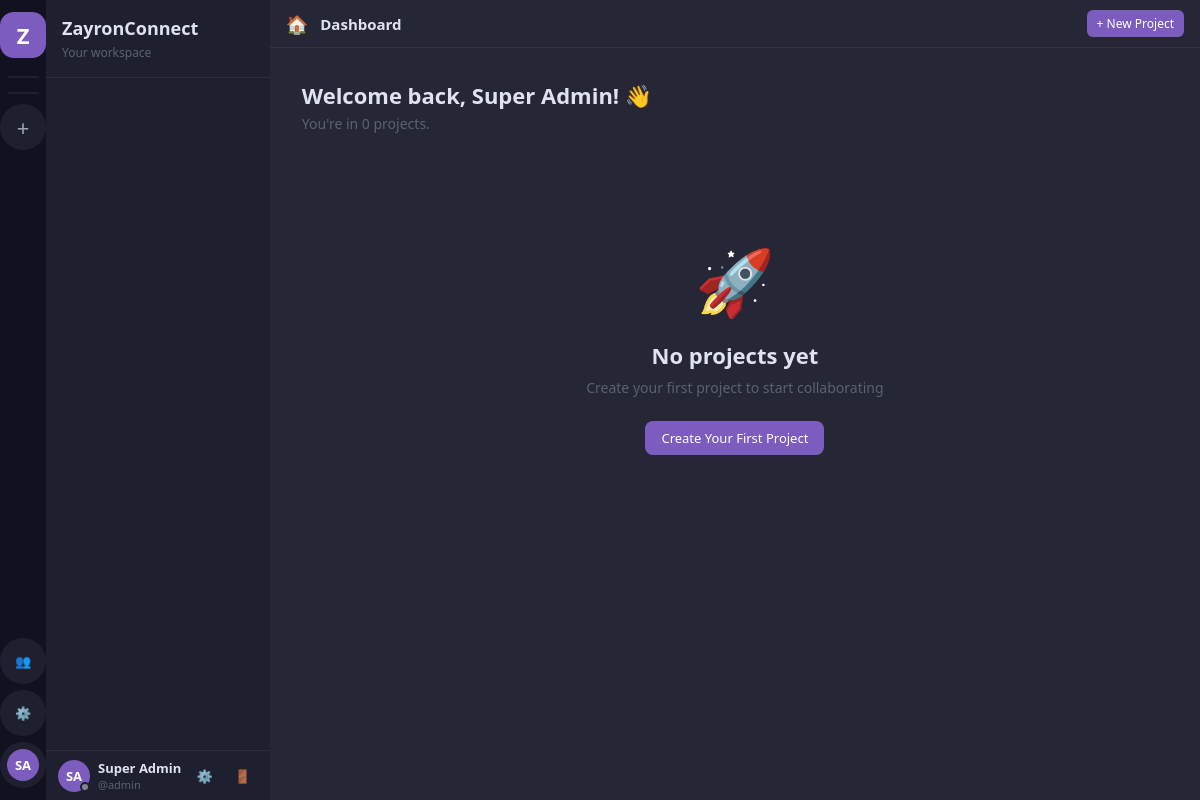
Before: /dashboard/ (signed in) with the older database file.
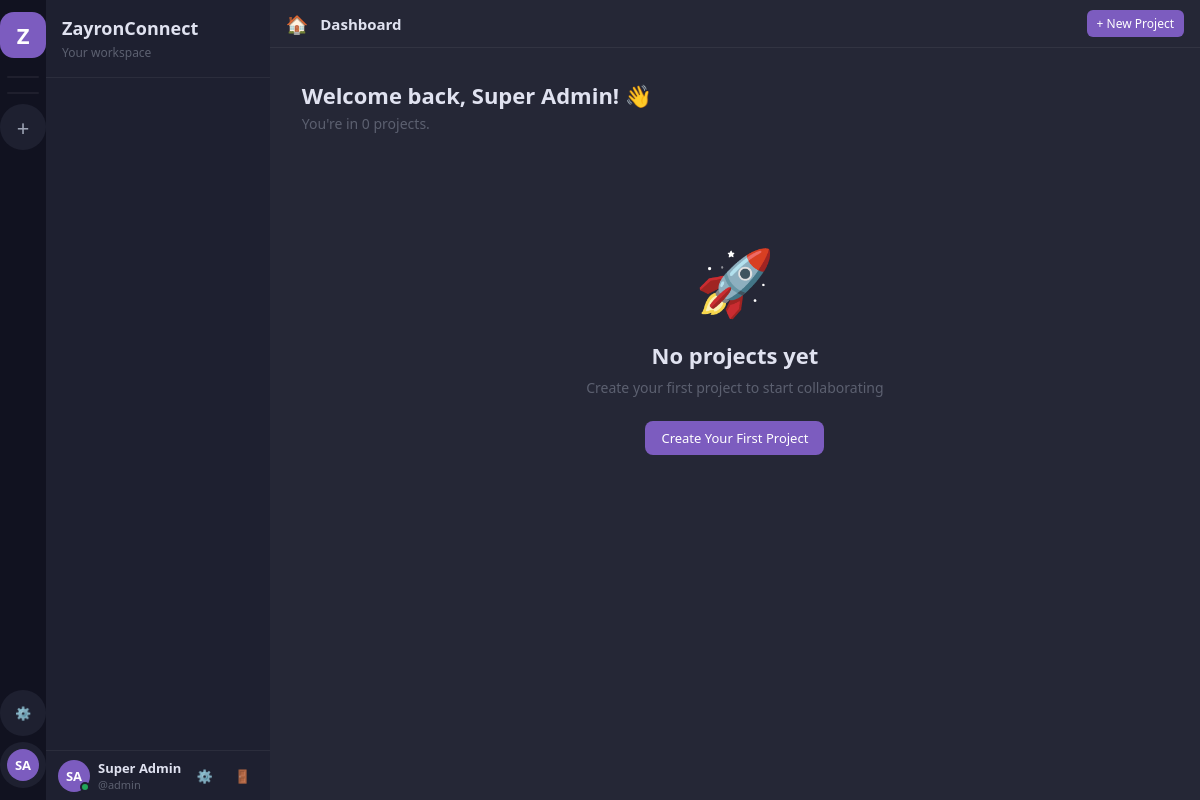
After: the same page with the newer database file.
### accounts/models.py (models this page shows, shortened)
class User(AbstractUser):
    ROLE_CHOICES = [
        ('super_admin', 'Super Admin'),
        ('hr', 'HR'),
        ('employee', 'Employee'),
    ]
    STATUS_CHOICES = [
        ('online', 'Online'),
        ('offline', 'Offline'),
        ('busy', 'Busy'),
        ('away', 'Away'),
    ]
    display_name = models.CharField(max_length=100, blank=True)
    avatar = models.ImageField(upload_to='avatars/', null=True, blank=True)
    is_super_admin = models.BooleanField(default=False)  # Legacy, kept for compatibility
    role = models.CharField(max_length=20, default='employee', choices=ROLE_CHOICES)
    status = models.CharField(max_length=20, default='offline', choices=STATUS_CHOICES)
    bio = models.TextField(blank=True)
    phone = models.CharField(max_length=20, blank=True)
    created_by = models.ForeignKey('self', on_delete=models.SET_NULL, null=True, blank=True, related_name='created_users')
    class Meta:
        db_table = 'zc_users'
    def get_display_name(self):
        return self.display_name or self.get_full_name() or self.username
    def get_status_color(self):
        return {
            'online': '#23a55a',
            'offline': '#80848e',
            'busy': '#f23f43',
            'away': '#f0b232',
        }.get(self.status, '#80848e')
    def get_initials(self):
        name = self.get_display_name()
        parts = name.split()
        if len(parts) >= 2:
            return (parts[0][0] + parts[1][0]).upper()
        return name[:2].upper() if name else 'U'

### workspace/views.py (the view)
# urls.py: path('dashboard/', views.dashboard, name='dashboard'),
@login_required
def dashboard(request):
    projects = request.user.projects.filter(is_active=True).order_by('-created_at')
    dms = []
    try:
        from messaging.models import DirectConversation
        raw_dms = DirectConversation.objects.filter(participants=request.user).order_by('-updated_at')[:8]
        dms = [{'conv': c, 'other': c.get_other(request.user)} for c in raw_dms if c.get_other(request.user)]
    except Exception:
        dms = []
    return render(request, 'workspace/dashboard.html', {
        'projects': projects,
        'dms': dms,
        'all_projects': projects,
    })

### templates/workspace/dashboard.html (shortened to what this page needs)
{% extends 'base.html' %}
{% block sidebar %}
<nav class="sidebar-channels">
  <div class="sc-header">
    <h2 style="font-size:18px;font-weight:800">ZayronConnect</h2>
    <p>Your workspace</p>
  </div>
  <div class="sc-body">
  </div>
  <div class="sc-userbar">
    <div class="avatar-wrap">
      <div class="avatar avatar-32" style="background:var(--accent)">{{ user.get_initials }}</div>
      <div class="status-dot my-status-dot" style="background:{{ user.get_status_color }};border-color:var(--bg-sidebar-r)"></div>
    </div>
    <div style="flex:1;min-width:0">
      <div class="ub-name">{{ user.get_display_name }}</div>
      <div class="ub-tag">@{{ user.username }}</div>
    </div>
    <a href="/profile/" class="btn btn-ghost btn-icon" title="Profile">⚙️</a>
    <a href="/logout/" class="btn btn-ghost btn-icon" title="Logout" onclick="return confirm('Sign out?')">🚪</a>
  </div>
</nav>
{% endblock %}
{% block content %}
<div class="content-header">
  <span class="ch-icon-lg">🏠</span>
  <h3>Dashboard</h3>
  <div class="header-actions">
    <button class="btn btn-primary btn-sm" onclick="openModal('create-project-modal')">
      + New Project
    </button>
  </div>
</div>
<div class="dashboard-content">
  <div style="margin-bottom:24px">
    <h2 style="font-size:22px;font-weight:800;margin-bottom:4px">Welcome back, {{ user.get_display_name }}! 👋</h2>
    <p style="color:var(--text-3);font-size:14px">You're in {{ projects|length }} project{{ projects|length|pluralize }}.</p>
  </div>
  {% if projects %}
  <h4 style="font-size:12px;text-transform:uppercase;letter-spacing:.8px;color:var(--text-3);margin-bottom:12px">Your Projects</h4>
  <div class="dashboard-grid">
    {% for project in projects %}
    <a href="/project/{{ project.id }}/" class="project-card">
      <div class="project-card-banner" style="background:{{ project.color }}20">
        <span>{{ project.icon }}</span>
      </div>
      <div class="project-card-body">
        <h3>{{ project.name }}</h3>
        <p>{{ project.description|default:'No description'|truncatechars:60 }}</p>
      </div>
      <div class="project-card-footer">
        <span>{{ project.members.count }} member{{ project.members.count|pluralize }}</span>
        <span>{{ project.channels.count }} channel{{ project.channels.count|pluralize }}</span>
      </div>
    </a>
    {% endfor %}
    <div class="create-card" onclick="openModal('create-project-modal')">
      <span class="plus">+</span>
      <span style="font-size:14px;font-weight:600">Create Project</span>
      <span style="font-size:12px;color:var(--text-3)">Start a new workspace</span>
    </div>
  </div>
  {% else %}
  <div style="text-align:center;padding:80px 20px">
    <div style="font-size:64px;margin-bottom:16px">🚀</div>
    <h2 style="font-size:22px;font-weight:700;margin-bottom:8px">No projects yet</h2>
    <p style="color:var(--text-3);margin-bottom:24px">Create your first project to start collaborating</p>
    <button class="btn btn-primary" onclick="openModal('create-project-modal')">
      Create Your First Project
    </button>
  </div>
  {% endif %}
</div>
{% endblock %}

### templates/base.html (shortened to what this page needs)
<!DOCTYPE html>
<html lang="en">
<head>
<link rel="stylesheet" href="/static/css/main.css">
</head>
<body>
<div class="app-shell">
  <nav class="sidebar-projects" id="sidebar-projects">
    <a href="/dashboard/" class="sp-btn sp-logo" title="ZayronConnect">Z</a>
    <div class="sp-divider"></div>
    <div class="sp-divider"></div>
    <a href="/project/create/" class="sp-btn" title="New Project">
      <span style="font-size:22px;font-weight:300">+</span>
    </a>
    {% if user.is_super_admin %}
    <a href="{% url 'user_management' %}" class="sp-btn" title="User Management">
      👥
    </a>
    {% endif %}
    {% if user.is_super_admin or user.is_staff %}
    <a href="/admin-panel/" class="sp-btn" title="Admin Panel">
      ⚙️
    </a>
    {% endif %}
    <a href="/profile/" class="sp-btn" title="Profile">
      <div class="avatar avatar-32" style="background:var(--accent)">{{ user.get_initials }}</div>
    </a>
  </nav>
  {% block sidebar %}{% endblock %}
  <main class="main-content" id="main-content">
    {% block content %}{% endblock %}
  </main>
</div>
</body>
</html>

Changed rows visible on the page:
changed User "Super Admin": status "offline" → "online" (drawn); is_super_admin True → False (drawn)
